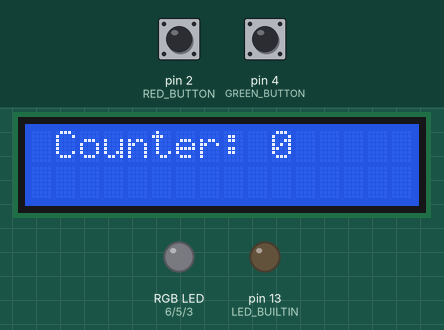
Simulated run of this sketch. Board: Arduino Uno, built with avr-gcc and run on an emulated ATmega328P. Parts: 16×2 character LCD, an RGB LED mixed from three pins (HIGH = lit), output pins drawn as LEDs (lit = HIGH). The inputs (shaded band) are chosen by the test bench; at power-on: pin 2 (RED_BUTTON) HIGH, pin 4 (GREEN_BUTTON) HIGH.

Above: at 1.2 s.
1.3 s: pin 2 (RED_BUTTON) pulled LOW for 0.15 s
At 2.5 s:
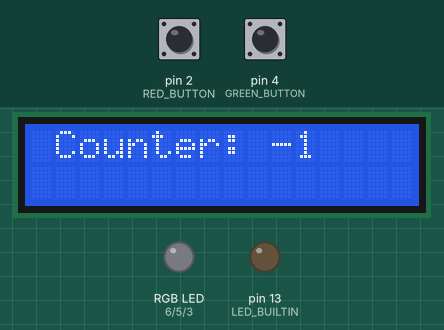
2.9 s: pin 2 (RED_BUTTON) pulled LOW for 1 s
At 3.6 s:
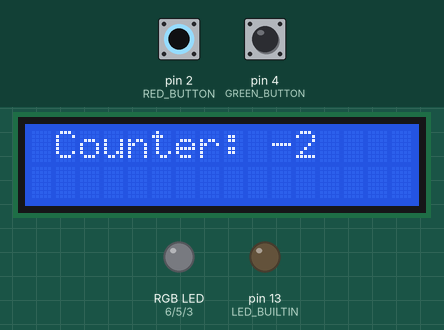
5.4 s: pin 2 (RED_BUTTON) driven LOW and pin 4 (GREEN_BUTTON) driven LOW
At 6.4 s:
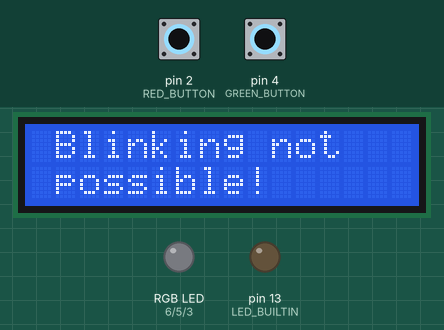
Timing chart, 0 to 8.4 s (numbered marks = the images above; inputs shaded):
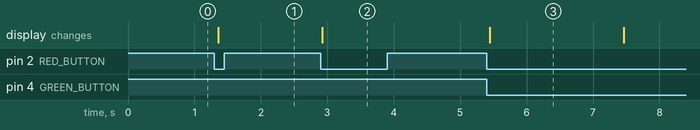

Measured:
- after the input at 1.3 s, the display: changes after 0.06 s (image 1)
- after the input at 2.9 s, the display: changes at once (image 2)
- after the input at 5.4 s, the display: changes after 0.05 s (image 3)
- what the display in image 3 shows lasts 2.1 s, from 5.4 s to 7.5 s

The sketch:

lab3_1.ino
```cpp
#include <Wire.h>
#include <LiquidCrystal_I2C.h>
#include <OneWire.h>
#include <DallasTemperature.h>

LiquidCrystal_I2C lcd(0x27,16,2);

OneWire oneWire(A1);
DallasTemperature sensors(&oneWire);

#define LED_RED 6
#define LED_GREEN 5
#define LED_BLUE 3

#define RED_BUTTON 2
#define GREEN_BUTTON 4

#define ENCODER1 A2
#define ENCODER2 A3

#define POTENTIOMETER A0

volatile bool redPressed = false;

void setRedPressed()
{
  redPressed = true;
}

void initLCD()
{
  lcd.init();
  lcd.clear();
  lcd.backlight();
}

// void testLCD()
// {
//   lcd.print("LCD Test");
//   lcd.setCursor(1, 1);
//   lcd.print("Wait & watch");
//   delay(1000);
//   for (int i = 0; i < 3; i++)
//   {
//     lcd.noBacklight();
//     delay(200);
//     lcd.backlight();
//     delay(200);
//   }
//   delay(1000);
//   lcd.clear();
// }

void initRGB()
{

  pinMode(LED_RED, OUTPUT);
  pinMode(LED_GREEN, OUTPUT);
  pinMode(LED_BLUE, OUTPUT);
}

void testRGB()
{
  lcd.print("RGB LED Test");
  lcd.setCursor(0, 1);
  lcd.print("Check R>G>B>R>..");

  delay(1000);
  const int time = 500;

  for (int i = 0; i < 2; i++)
  {
    digitalWrite(LED_RED, HIGH);
    delay(time);
    digitalWrite(LED_RED, LOW);
    digitalWrite(LED_GREEN, HIGH);
    delay(time);
    digitalWrite(LED_GREEN, LOW);
    digitalWrite(LED_BLUE, HIGH);
    delay(time);
    digitalWrite(LED_BLUE, LOW);
  }
  lcd.clear();
}

void initButtons()
{
  pinMode(RED_BUTTON, INPUT_PULLUP);
  pinMode(GREEN_BUTTON, INPUT_PULLUP);
}

void testButtons1()
{
  lcd.print("Buttons: Press");
  lcd.setCursor(0, 1);
  lcd.print("Red & Green Btns");
  delay(1000);
  int b1 = HIGH;
  int b2 = HIGH;
  while ((b1 == HIGH) || (b2 == HIGH))
  {
    b1 = digitalRead(RED_BUTTON);
    if (b1 == LOW)
      digitalWrite(LED_RED, HIGH);
    else
      digitalWrite(LED_RED, LOW);

    b2 = digitalRead(GREEN_BUTTON);
    if (b2 == LOW)
      digitalWrite(LED_GREEN, HIGH);
    else
      digitalWrite(LED_GREEN, LOW);
  }
  digitalWrite(LED_RED, LOW);
  digitalWrite(LED_GREEN, LOW);
  digitalWrite(LED_BLUE, HIGH);
  while ((b1 == LOW) || (b2 == LOW))
  {
    b1 = digitalRead(RED_BUTTON);
    b2 = digitalRead(GREEN_BUTTON);
  }
  digitalWrite(LED_BLUE, LOW);
  lcd.clear();
}

void testButtons2()
{
  lcd.print("Buttons: Press");
  lcd.setCursor(0, 1);
  lcd.print("Red & Green Btns");
  bool redPressed = false;
  bool greenPressed = false;

  while (!redPressed || !greenPressed)
  {
    if (digitalRead(RED_BUTTON) == LOW)
    {
      redPressed = true;
      digitalWrite(LED_RED, HIGH);
      digitalWrite(LED_GREEN, LOW);
    }
    if (digitalRead(GREEN_BUTTON) == LOW)
    {
      greenPressed = true;
      digitalWrite(LED_GREEN, HIGH);
      digitalWrite(LED_RED, LOW);
    }
  }

  delay(1000);
  digitalWrite(LED_RED, LOW);
  digitalWrite(LED_GREEN, LOW);
  lcd.clear();
}

void initEncoder()
{
  pinMode(ENCODER1, INPUT_PULLUP);
  pinMode(ENCODER2, INPUT_PULLUP);
}

void initSensors()
{
  sensors.begin();
}

void setup()
{
  pinMode(LED_BUILTIN, OUTPUT);
  Serial.begin(9600);

  initLCD();
  initRGB();
  initButtons();
  initEncoder();
  initSensors();

  printCounterLcd();
}

int counterValue = 0;

void printCounterLcd() {
  lcd.clear();
  lcd.setCursor(1, 0);
  lcd.print("Counter: ");
  lcd.print(counterValue);
}

void blinkWithLed() {
  lcd.clear();

  lcd.setCursor(1, 0);
  lcd.print("Blinking LED ");
  lcd.setCursor(1, 1);
  lcd.print(counterValue);
  lcd.print(" times...");

  for (int i = 0; i < counterValue; i++) {
    digitalWrite(LED_RED, HIGH);
    delay(500);
    digitalWrite(LED_RED, LOW);
    delay(500);
  }

  printCounterLcd();
}

void detectButtons() {
  if (digitalRead(RED_BUTTON) == LOW && digitalRead(GREEN_BUTTON) == LOW) {
    if (counterValue > 0) {
      blinkWithLed();
    } else {
      lcd.clear();
      lcd.setCursor(1, 0);
      lcd.print("Blinking not");
      lcd.setCursor(1, 1);
      lcd.print("possible!");
      delay(2000);
      printCounterLcd();
    }

    while (digitalRead(RED_BUTTON) == LOW || digitalRead(GREEN_BUTTON) == LOW) {delay(50);}
  } else {
    if (digitalRead(RED_BUTTON) == LOW) {
      counterValue--;
      printCounterLcd();
      while (digitalRead(RED_BUTTON) == LOW) {delay(50);}
    }

    if (digitalRead(GREEN_BUTTON) == LOW) {
      counterValue++;
      printCounterLcd();
      while (digitalRead(GREEN_BUTTON) == LOW) {delay(50);}
    }
  }
  delay(50);
}

void loop()
{
  detectButtons();
}
```
